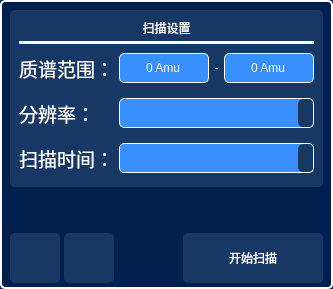
     <widget class="QWidget" name="widget" native="true">
      <property name="maximumSize">
       <size>
        <width>360</width>
        <height>16777215</height>
       </size>
      </property>
      <property name="focusPolicy">
       <enum>Qt::ClickFocus</enum>
      </property>
      <property name="styleSheet">
       <string notr="true">QWidget{
	background-color: rgb(1, 32, 79);
    border-radius: 5px; 
    
	color: rgb(255, 255, 255);
}</string>
      </property>
      <layout class="QVBoxLayout" name="verticalLayout">
       <property name="spacing">
        <number>0</number>
       </property>
       <property name="leftMargin">
        <number>0</number>
       </property>
       <property name="topMargin">
        <number>0</number>
       </property>
       <property name="rightMargin">
        <number>0</number>
       </property>
       <property name="bottomMargin">
        <number>0</number>
       </property>
       <item>
        <widget class="QWidget" name="Scan_widget" native="true">
         <property name="styleSheet">
          <string notr="true">#Scan_widget{
	background-color: rgb(1, 32, 79);
    border-radius: 5px; 
  border:2px solid rgb(255, 255, 255);
}</string>
         </property>
         <layout class="QVBoxLayout" name="verticalLayout_7">
          <property name="spacing">
           <number>6</number>
          </property>
          <property name="leftMargin">
           <number>10</number>
          </property>
          <property name="topMargin">
           <number>10</number>
          </property>
          <property name="rightMargin">
           <number>10</number>
          </property>
          <property name="bottomMargin">
           <number>6</number>
          </property>
          <item>
           <widget class="QWidget" name="Scan_Seting_widget" native="true">
            <property name="enabled">
             <bool>true</bool>
            </property>
            <property name="styleSheet">
             <string notr="true">QWidget
{
background-color: rgb(23, 56, 101);
font: 15pt &quot;Microsoft YaHei UI&quot;;
}
QcomboBox
{
background-color: rgb(58, 143, 255);
}
QLabel::disabled
{
color:rgb(158, 158, 158)

}

</string>
            </property>
            <layout class="QVBoxLayout" name="verticalLayout_5">
             <property name="spacing">
              <number>4</number>
             </property>
             <item>
              <widget class="QLabel" name="title">
               <property name="styleSheet">
                <string notr="true">font: 700 16pt &quot;Microsoft YaHei UI&quot;;</string>
               </property>
               <property name="text">
                <string>扫描设置</string>
               </property>
               <property name="alignment">
                <set>Qt::AlignCenter</set>
               </property>
              </widget>
             </item>
             <item>
              <widget class="Line" name="line_3">
               <property name="enabled">
                <bool>true</bool>
               </property>
               <property name="styleSheet">
                <string notr="true">#line_3
{
background-color: rgb(255, 255, 255);
}

#line_3::disabled
{
background-color: rgb(158, 158, 158);
}</string>
               </property>
               <property name="frameShadow">
                <enum>QFrame::Plain</enum>
               </property>
               <property name="orientation">
                <enum>Qt::Horizontal</enum>
               </property>
              </widget>
             </item>
             <item>
              <widget class="QWidget" name="Scan_Setting_item" native="true">
               <property name="styleSheet">
                <string notr="true">font: 14pt &quot;Microsoft YaHei UI&quot;;</string>
               </property>
               <layout class="QVBoxLayout" name="verticalLayout_6">
                <property name="spacing">
                 <number>15</number>
                </property>
                <property name="leftMargin">
                 <number>0</number>
                </property>
                <property name="topMargin">
                 <number>5</number>
                </property>
                <property name="rightMargin">
                 <number>0</number>
                </property>
                <property name="bottomMargin">
                 <number>5</number>
                </property>
                <item>
                 <widget class="QWidget" name="AMU_Range" native="true">
                  <property name="enabled">
                   <bool>true</bool>
                  </property>
                  <property name="styleSheet">
                   <string notr="true">
QSpinBox
{
  border:1px solid rgb(255, 255, 255);
background-color: rgb(58, 143, 255);

}
QSpinBox::disabled
{
 background-color: rgb(23, 56, 101);
  border:1px solid rgb(158, 158, 158);
color:rgb(158, 158, 158);

}</string>
                  </property>
                  <layout class="QHBoxLayout" name="horizontalLayout_16">
                   <property name="spacing">
                    <number>0</number>
                   </property>
                   <property name="leftMargin">
                    <number>0</number>
                   </property>
                   <property name="topMargin">
                    <number>0</number>
                   </property>
                   <property name="rightMargin">
                    <number>0</number>
                   </property>
                   <property name="bottomMargin">
                    <number>0</number>
                   </property>
                   <item>
                    <widget class="QLabel" name="label_21">
                     <property name="sizePolicy">
                      <sizepolicy hsizetype="Fixed" vsizetype="Fixed">
                       <horstretch>100</horstretch>
                       <verstretch>30</verstretch>
                      </sizepolicy>
                     </property>
                     <property name="minimumSize">
                      <size>
                       <width>100</width>
                       <height>30</height>
                      </size>
                     </property>
                     <property name="maximumSize">
                      <size>
                       <width>100</width>
                       <height>30</height>
                      </size>
                     </property>
                     <property name="font">
                      <font>
                       <family>Microsoft YaHei UI</family>
                       <pointsize>14</pointsize>
                       <italic>false</italic>
                       <bold>false</bold>
                      </font>
                     </property>
                     <property name="styleSheet">
                      <string notr="true"/>
                     </property>
                     <property name="text">
                      <string>质谱范围：</string>
                     </property>
                     <property name="alignment">
                      <set>Qt::AlignLeading|Qt::AlignLeft|Qt::AlignVCenter</set>
                     </property>
                    </widget>
                   </item>
                   <item>
                    <widget class="QSpinBox" name="AMU_Start_spinBox">
                     <property name="sizePolicy">
                      <sizepolicy hsizetype="Preferred" vsizetype="Fixed">
                       <horstretch>0</horstretch>
                       <verstretch>0</verstretch>
                      </sizepolicy>
                     </property>
                     <property name="minimumSize">
                      <size>
                       <width>90</width>
                       <height>30</height>
                      </size>
                     </property>
                     <property name="focusPolicy">
                      <enum>Qt::ClickFocus</enum>
                     </property>
                     <property name="styleSheet">
                      <string notr="true"/>
                     </property>
                     <property name="alignment">
                      <set>Qt::AlignCenter</set>
                     </property>
                     <property name="buttonSymbols">
                      <enum>QAbstractSpinBox::NoButtons</enum>
                     </property>
                     <property name="suffix">
                      <string> Amu</string>
                     </property>
                     <property name="prefix">
                      <string/>
                     </property>
                    </widget>
                   </item>
                   <item>
                    <widget class="QLabel" name="label_22">
                     <property name="enabled">
                      <bool>true</bool>
                     </property>
                     <property name="sizePolicy">
                      <sizepolicy hsizetype="Fixed" vsizetype="Fixed">
                       <horstretch>0</horstretch>
                       <verstretch>0</verstretch>
                      </sizepolicy>
                     </property>
                     <property name="minimumSize">
                      <size>
                       <width>15</width>
                       <height>30</height>
                      </size>
                     </property>
                     <property name="maximumSize">
                      <size>
                       <width>15</width>
                       <height>30</height>
                      </size>
                     </property>
                     <property name="text">
                      <string>-</string>
                     </property>
                     <property name="alignment">
                      <set>Qt::AlignCenter</set>
                     </property>
                    </widget>
                   </item>
                   <item>
                    <widget class="QSpinBox" name="AMU_Stop_spinBox">
                     <property name="enabled">
                      <bool>true</bool>
                     </property>
                     <property name="sizePolicy">
                      <sizepolicy hsizetype="Preferred" vsizetype="Fixed">
                       <horstretch>0</horstretch>
                       <verstretch>0</verstretch>
                      </sizepolicy>
                     </property>
                     <property name="minimumSize">
                      <size>
                       <width>90</width>
                       <height>30</height>
                      </size>
                     </property>
                     <property name="focusPolicy">
                      <enum>Qt::ClickFocus</enum>
                     </property>
                     <property name="styleSheet">
                      <string notr="true"/>
                     </property>
                     <property name="alignment">
                      <set>Qt::AlignCenter</set>
                     </property>
                     <property name="buttonSymbols">
                      <enum>QAbstractSpinBox::NoButtons</enum>
                     </property>
                     <property name="suffix">
                      <string> Amu</string>
                     </property>
                     <property name="prefix">
                      <string/>
                     </property>
                     <property name="maximum">
                      <number>200</number>
                     </property>
                    </widget>
                   </item>
                  </layout>
                 </widget>
                </item>
                <item>
                 <widget class="QWidget" name="PPamu_Range" native="true">
                  <property name="sizePolicy">
                   <sizepolicy hsizetype="Preferred" vsizetype="Fixed">
                    <horstretch>0</horstretch>
                    <verstretch>0</verstretch>
                   </sizepolicy>
                  </property>
                  <property name="minimumSize">
                   <size>
                    <width>0</width>
                    <height>30</height>
                   </size>
                  </property>
                  <property name="maximumSize">
                   <size>
                    <width>16777215</width>
                    <height>30</height>
                   </size>
                  </property>
                  <property name="styleSheet">
                   <string notr="true"/>
                  </property>
                  <layout class="QHBoxLayout" name="horizontalLayout_17">
                   <property name="spacing">
                    <number>0</number>
                   </property>
                   <property name="leftMargin">
                    <number>0</number>
                   </property>
                   <property name="topMargin">
                    <number>0</number>
                   </property>
                   <property name="rightMargin">
                    <number>0</number>
                   </property>
                   <property name="bottomMargin">
                    <number>0</number>
                   </property>
                   <item>
                    <widget class="QLabel" name="label_23">
                     <property name="sizePolicy">
                      <sizepolicy hsizetype="Fixed" vsizetype="Fixed">
                       <horstretch>0</horstretch>
                       <verstretch>0</verstretch>
                      </sizepolicy>
                     </property>
                     <property name="minimumSize">
                      <size>
                       <width>100</width>
                       <height>30</height>
                      </size>
                     </property>
                     <property name="maximumSize">
                      <size>
                       <width>100</width>
                       <height>30</height>
                      </size>
                     </property>
                     <property name="font">
                      <font>
                       <family>Microsoft YaHei UI</family>
                       <pointsize>14</pointsize>
                       <italic>false</italic>
                       <bold>false</bold>
                      </font>
                     </property>
                     <property name="styleSheet">
                      <string notr="true"/>
                     </property>
                     <property name="text">
                      <string>分辨率：</string>
                     </property>
                    </widget>
                   </item>
                   <item>
                    <widget class="QComboBox" name="PPamu">
                     <property name="minimumSize">
                      <size>
                       <width>0</width>
                       <height>30</height>
                      </size>
                     </property>
                     <property name="maximumSize">
                      <size>
                       <width>16777215</width>
                       <height>30</height>
                      </size>
                     </property>
                     <property name="layoutDirection">
                      <enum>Qt::LeftToRight</enum>
                     </property>
                     <property name="styleSheet">
                      <string notr="true">
QComboBox{
 background-color: rgb(58, 143, 255);
  border:1px solid rgb(255, 255, 255);
  border-radius:5px;
} 

QComboBox::drop-down {
	background-color: rgb(23, 56, 101);
    width: 15px;/*设置按钮范围宽度*/
   border-radius: 5px;
}

QComboBox::down-arrow {
	border-image: url(:/new/prefix1/icon/down_arrow.png);/*自定义图片填充*/
	width: 10px;/*设置该图标的宽高*/
	height: 10px;
}

QComboBox QAbstractItemView {
 background-color: rgb(58, 143, 255);

}

/* 下拉后，整个下拉窗体每项的样式 */
QComboBox QAbstractItemView::item {
 background-color: rgb(58, 143, 255);

}

QComboBox QAbstractItemView::item:selected {
    color: #FFFFF0;
	background-color: rgb(0, 85, 200);
}
QComboBox::disabled
{
 background-color: rgb(23, 56, 101);
  border:1px solid rgb(158, 158, 158);
color:rgb(158, 158, 158);

}</string>
                     </property>
                     <property name="sizeAdjustPolicy">
                      <enum>QComboBox::AdjustToContentsOnFirstShow</enum>
                     </property>
                    </widget>
                   </item>
                  </layout>
                 </widget>
                </item>
                <item>
                 <widget class="QWidget" name="Dwell_Range" native="true">
                  <property name="sizePolicy">
                   <sizepolicy hsizetype="Preferred" vsizetype="Fixed">
                    <horstretch>0</horstretch>
                    <verstretch>0</verstretch>
                   </sizepolicy>
                  </property>
                  <property name="minimumSize">
                   <size>
                    <width>0</width>
                    <height>30</height>
                   </size>
                  </property>
                  <property name="maximumSize">
                   <size>
                    <width>16777215</width>
                    <height>30</height>
                   </size>
                  </property>
                  <property name="styleSheet">
                   <string notr="true"/>
                  </property>
                  <layout class="QHBoxLayout" name="horizontalLayout_18">
                   <property name="spacing">
                    <number>0</number>
                   </property>
                   <property name="leftMargin">
                    <number>0</number>
                   </property>
                   <property name="topMargin">
                    <number>0</number>
                   </property>
                   <property name="rightMargin">
                    <number>0</number>
                   </property>
                   <property name="bottomMargin">
                    <number>0</number>
                   </property>
                   <item>
                    <widget class="QLabel" name="label_24">
                     <property name="sizePolicy">
                      <sizepolicy hsizetype="Fixed" vsizetype="Fixed">
                       <horstretch>0</horstretch>
                       <verstretch>0</verstretch>
                      </sizepolicy>
                     </property>
                     <property name="minimumSize">
                      <size>
                       <width>100</width>
                       <height>30</height>
                      </size>
                     </property>
                     <property name="maximumSize">
                      <size>
                       <width>100</width>
                       <height>30</height>
                      </size>
                     </property>
                     <property name="font">
                      <font>
                       <family>Microsoft YaHei UI</family>
                       <pointsize>14</pointsize>
                       <italic>false</italic>
                       <bold>false</bold>
                      </font>
                     </property>
                     <property name="styleSheet">
                      <string notr="true"/>
                     </property>
                     <property name="text">
                      <string>扫描时间：</string>
                     </property>
                    </widget>
                   </item>
                   <item>
                    <widget class="QComboBox" name="Dwell">
                     <property name="enabled">
                      <bool>true</bool>
                     </property>
                     <property name="minimumSize">
                      <size>
                       <width>0</width>
                       <height>30</height>
                      </size>
                     </property>
                     <property name="maximumSize">
                      <size>
                       <width>16777215</width>
                       <height>30</height>
                      </size>
                     </property>
                     <property name="layoutDirection">
                      <enum>Qt::LeftToRight</enum>
                     </property>
                     <property name="styleSheet">
                      <string notr="true">
QComboBox{
 background-color: rgb(58, 143, 255);
  border:1px solid rgb(255, 255, 255);
  border-radius:5px;
} 

QComboBox::drop-down {
	background-color: rgb(23, 56, 101);
    width: 15px;/*设置按钮范围宽度*/
   border-radius: 5px;
}

QComboBox::down-arrow {
	border-image: url(:/new/prefix1/icon/down_arrow.png);/*自定义图片填充*/
	width: 10px;/*设置该图标的宽高*/
	height: 10px;
}

QComboBox QAbstractItemView {
 background-color: rgb(58, 143, 255);

}

/* 下拉后，整个下拉窗体每项的样式 */
QComboBox QAbstractItemView::item {
 background-color: rgb(58, 143, 255);

}



QComboBox QAbstractItemView::item:selected {
    color: #FFFFF0;
	background-color: rgb(0, 85, 200);
}

QComboBox::disabled
{
 background-color: rgb(23, 56, 101);
  border:1px solid rgb(158, 158, 158);
color:rgb(158, 158, 158);

}
</string>
                     </property>
                     <property name="sizeAdjustPolicy">
                      <enum>QComboBox::AdjustToContentsOnFirstShow</enum>
                     </property>
                    </widget>
                   </item>
                  </layout>
                 </widget>
                </item>
               </layout>
              </widget>
             </item>
            </layout>
           </widget>
          </item>
          <item>
           <spacer name="verticalSpacer">
            <property name="orientation">
             <enum>Qt::Vertical</enum>
            </property>
            <property name="sizeHint" stdset="0">
             <size>
              <width>20</width>
              <height>40</height>
             </size>
            </property>
           </spacer>
          </item>
          <item>
           <widget class="QWidget" name="Control_widget" native="true">
            <layout class="QHBoxLayout" name="horizontalLayout_2">
             <property name="spacing">
              <number>4</number>
             </property>
             <property name="leftMargin">
              <number>0</number>
             </property>
             <property name="topMargin">
              <number>0</number>
             </property>
             <property name="rightMargin">
              <number>0</number>
             </property>
             <property name="bottomMargin">
              <number>0</number>
             </property>
             <item>
              <widget class="QPushButton" name="Emission_pushButton">
               <property name="sizePolicy">
                <sizepolicy hsizetype="Fixed" vsizetype="Fixed">
                 <horstretch>0</horstretch>
                 <verstretch>0</verstretch>
                </sizepolicy>
               </property>
               <property name="minimumSize">
                <size>
                 <width>50</width>
                 <height>50</height>
                </size>
               </property>
               <property name="maximumSize">
                <size>
                 <width>50</width>
                 <height>50</height>
                </size>
               </property>
               <property name="styleSheet">
                <string notr="true">QPushButton {
    /* 正常状态下的样式 */
    background-color: rgb(23, 56, 101);/* 正常状态下的背景颜色 */
    border-radius: 5px; 
}

QPushButton:hover {
    /* 鼠标悬停状态下的样式 */
    background-color:rgb(32, 77, 136); /* 悬停状态下的背景颜色 */
}</string>
               </property>
               <property name="text">
                <string/>
               </property>
               <property name="icon">
                <iconset resource="icon.qrc">
                 <normaloff>:/new/prefix1/icon/Lamp_Closed.png</normaloff>:/new/prefix1/icon/Lamp_Closed.png</iconset>
               </property>
               <property name="iconSize">
                <size>
                 <width>40</width>
                 <height>40</height>
                </size>
               </property>
              </widget>
             </item>
             <item>
              <widget class="QPushButton" name="EM_pushButton">
               <property name="sizePolicy">
                <sizepolicy hsizetype="Fixed" vsizetype="Fixed">
                 <horstretch>0</horstretch>
                 <verstretch>0</verstretch>
                </sizepolicy>
               </property>
               <property name="minimumSize">
                <size>
                 <width>50</width>
                 <height>50</height>
                </size>
               </property>
               <property name="maximumSize">
                <size>
                 <width>50</width>
                 <height>50</height>
                </size>
               </property>
               <property name="layoutDirection">
                <enum>Qt::LeftToRight</enum>
               </property>
               <property name="styleSheet">
                <string notr="true">QPushButton {
    /* 正常状态下的样式 */
    background-color: rgb(23, 56, 101);/* 正常状态下的背景颜色 */
    border-radius: 5px; 
}

QPushButton:hover {
    /* 鼠标悬停状态下的样式 */
    background-color:rgb(32, 77, 136); /* 悬停状态下的背景颜色 */
}</string>
               </property>
               <property name="text">
                <string/>
               </property>
               <property name="icon">
                <iconset resource="icon.qrc">
                 <normaloff>:/new/prefix1/icon/EM_Operation.png</normaloff>:/new/prefix1/icon/EM_Operation.png</iconset>
               </property>
               <property name="iconSize">
                <size>
                 <width>40</width>
                 <height>40</height>
                </size>
               </property>
              </widget>
             </item>
             <item>
              <spacer name="horizontalSpacer_2">
               <property name="orientation">
                <enum>Qt::Horizontal</enum>
               </property>
               <property name="sizeHint" stdset="0">
                <size>
                 <width>40</width>
                 <height>20</height>
                </size>
               </property>
              </spacer>
             </item>
             <item>
              <widget class="QPushButton" name="Scan_pushButton">
               <property name="sizePolicy">
                <sizepolicy hsizetype="Fixed" vsizetype="Fixed">
                 <horstretch>0</horstretch>
                 <verstretch>0</verstretch>
                </sizepolicy>
               </property>
               <property name="minimumSize">
                <size>
                 <width>140</width>
                 <height>50</height>
                </size>
               </property>
               <property name="maximumSize">
                <size>
                 <width>140</width>
                 <height>50</height>
                </size>
               </property>
               <property name="layoutDirection">
                <enum>Qt::RightToLeft</enum>
               </property>
               <property name="styleSheet">
                <string notr="true">QPushButton {
    /* 正常状态下的样式 */
	font: 700 16pt &quot;Microsoft YaHei UI&quot;;
 color:rgb(255, 255, 255);
    background-color: rgb(23, 56, 101);/* 正常状态下的背景颜色 */
    border-radius: 5px; 
}

QPushButton:hover {
    /* 鼠标悬停状态下的样式 */
    background-color:rgb(32, 77, 136); /* 悬停状态下的背景颜色 */
}</string>
               </property>
               <property name="text">
                <string>开始扫描</string>
               </property>
               <property name="icon">
                <iconset resource="icon.qrc">
                 <normaloff>:/new/prefix1/icon/Start.png</normaloff>:/new/prefix1/icon/Start.png</iconset>
               </property>
               <property name="iconSize">
                <size>
                 <width>40</width>
                 <height>40</height>
                </size>
               </property>
              </widget>
             </item>
            </layout>
           </widget>
          </item>
         </layout>
        </widget>
       </item>
      </layout>
     </widget>
